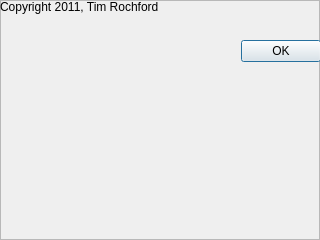
<?xml version="1.0" encoding="UTF-8"?>
<ui version="4.0">
 <class>aboutFrame</class>
 <widget class="QFrame" name="aboutFrame">
  <property name="geometry">
   <rect>
    <x>0</x>
    <y>0</y>
    <width>320</width>
    <height>240</height>
   </rect>
  </property>
  <property name="windowTitle">
   <string/>
  </property>
  <property name="styleSheet">
   <string notr="true"/>
  </property>
  <property name="frameShape">
   <enum>QFrame::StyledPanel</enum>
  </property>
  <property name="frameShadow">
   <enum>QFrame::Raised</enum>
  </property>
  <widget class="QWidget" name="verticalLayoutWidget">
   <property name="geometry">
    <rect>
     <x>0</x>
     <y>0</y>
     <width>321</width>
     <height>231</height>
    </rect>
   </property>
   <layout class="QVBoxLayout" name="verticalLayout">
    <item>
     <widget class="QLabel" name="label">
      <property name="autoFillBackground">
       <bool>false</bool>
      </property>
      <property name="styleSheet">
       <string notr="true"/>
      </property>
      <property name="text">
       <string>Copyright 2011, Tim Rochford</string>
      </property>
      <property name="scaledContents">
       <bool>false</bool>
      </property>
      <property name="wordWrap">
       <bool>true</bool>
      </property>
     </widget>
    </item>
    <item>
     <widget class="QLabel" name="versionLabel">
      <property name="text">
       <string/>
      </property>
     </widget>
    </item>
    <item>
     <widget class="QDialogButtonBox" name="buttonBox">
      <property name="styleSheet">
       <string notr="true"/>
      </property>
      <property name="orientation">
       <enum>Qt::Horizontal</enum>
      </property>
      <property name="standardButtons">
       <set>QDialogButtonBox::Ok</set>
      </property>
     </widget>
    </item>
    <item>
     <spacer name="verticalSpacer">
      <property name="orientation">
       <enum>Qt::Vertical</enum>
      </property>
      <property name="sizeHint" stdset="0">
       <size>
        <width>20</width>
        <height>40</height>
       </size>
      </property>
     </spacer>
    </item>
   </layout>
  </widget>
 </widget>
 <resources/>
 <connections/>
</ui>
